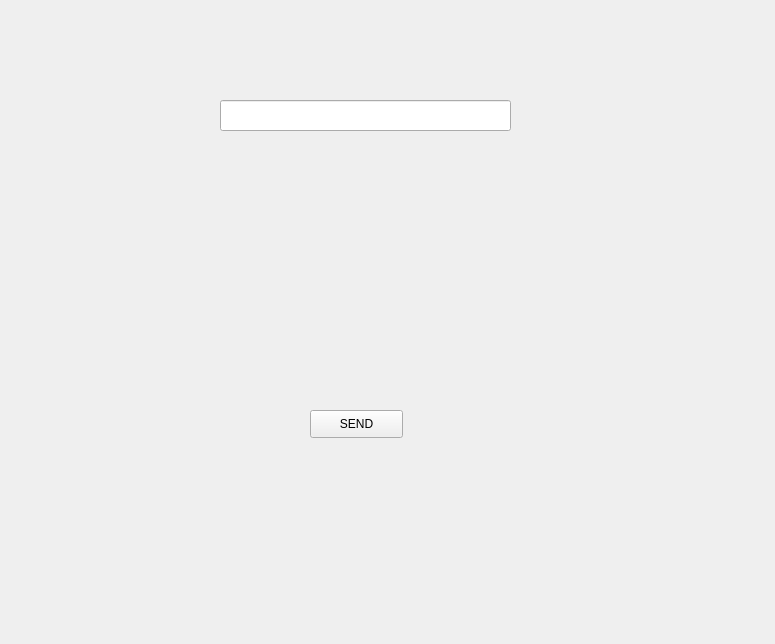
<?xml version="1.0" encoding="UTF-8"?>
<ui version="4.0">
 <class>ARCCOTANGENTAClass</class>
 <widget class="QWidget" name="ARCCOTANGENTAClass">
  <property name="geometry">
   <rect>
    <x>0</x>
    <y>0</y>
    <width>775</width>
    <height>644</height>
   </rect>
  </property>
  <property name="windowTitle">
   <string>ARCCOTANGENTAClass</string>
  </property>
  <widget class="QPushButton" name="button">
   <property name="geometry">
    <rect>
     <x>310</x>
     <y>410</y>
     <width>93</width>
     <height>28</height>
    </rect>
   </property>
   <property name="text">
    <string>SEND</string>
   </property>
  </widget>
  <widget class="QLabel" name="receive_mess">
   <property name="geometry">
    <rect>
     <x>200</x>
     <y>180</y>
     <width>311</width>
     <height>191</height>
    </rect>
   </property>
   <property name="text">
    <string/>
   </property>
  </widget>
  <widget class="QLineEdit" name="send_mess">
   <property name="geometry">
    <rect>
     <x>220</x>
     <y>100</y>
     <width>291</width>
     <height>31</height>
    </rect>
   </property>
  </widget>
 </widget>
 <layoutdefault spacing="6" margin="11"/>
 <resources/>
 <connections/>
</ui>
